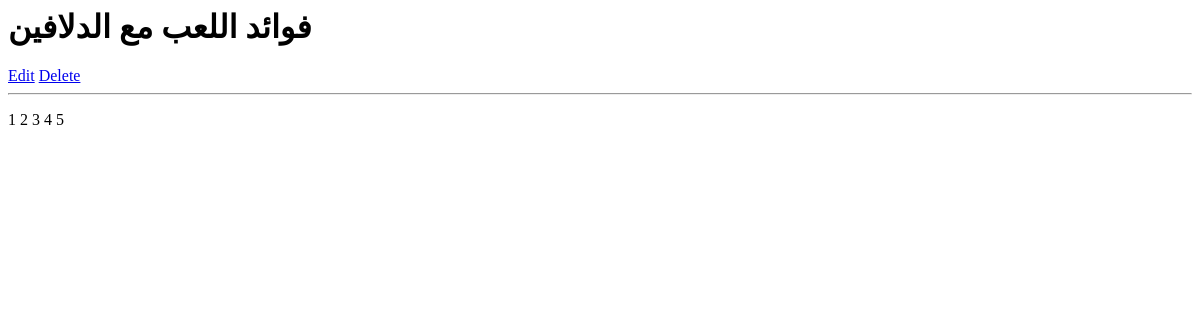
/blog/1, run on an earlier commit of the app's database.
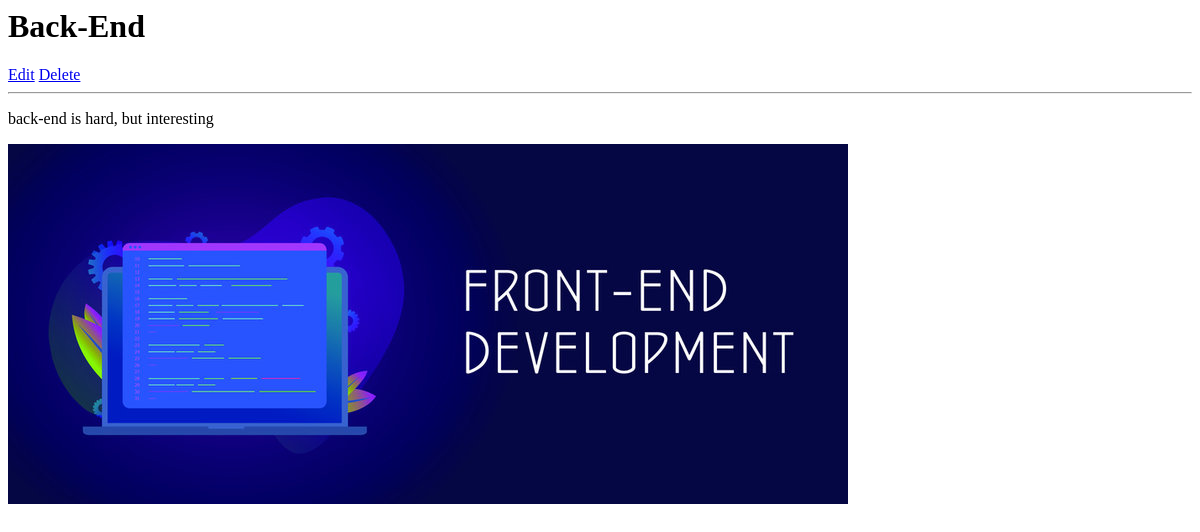
And on a later commit of the database.
### posts/models.py (models this page shows)
class Post(models.Model):
    title = models.CharField(max_length=100)
    content = models.TextField(max_length=10000)
    publish = models.BooleanField(default=False)
    image = models.ImageField(upload_to='posts')
    tags = TaggableManager()

### posts/views.py (the view)
# urls.py: path('blog/<int:pk>', PostDetail.as_view()),
class PostDetail(generic.DetailView):
    model = Post

### posts/templates/posts/post_detail.html
<h1>{{post.title}}</h1>
<a href="/blog/{{post.id}}/edit">Edit</a>
<a href="/blog/{{post.id}}/delete">Delete</a>
<hr>
<p>{{post.content}}</p>
<img src="{{post.image.url}}" alt="">

What changed in the data, as far as the page shows it:
changed Post: title "فوائد اللعب مع الدلافين" → "Back-End"; content "1 2 3 4 5" → "back-end is hard, but interesting"; image: picture added
